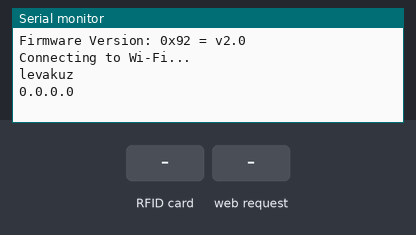
This sketch was run on a simulated ESP32. Shown: the last lines printed to the serial monitor. The test bench sets the inputs (shaded band). WiFi joins after 1.5 s; servers stay silent unless stated; storage starts empty; no MQTT or app messages arrive unless stated.

Above: at 1.2 s.
1.3 s: RFID card 5E 7A 19 C4 held to the reader
At 1.49 s:
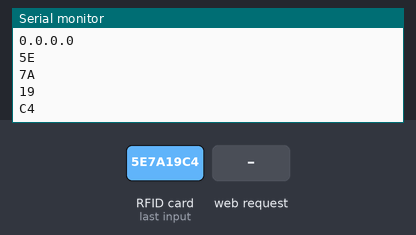
2.8 s: HTTP request GET /Connecttomqtt received
At 4.0 s:
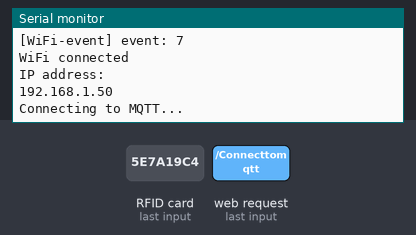
4.3 s: HTTP request GET /Disconnectmqtt received
At 5.4 s:
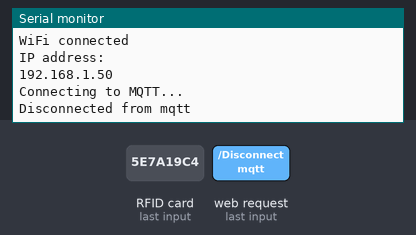
5.8 s: HTTP request GET /Connecttomqtt received
At 6.5 s:
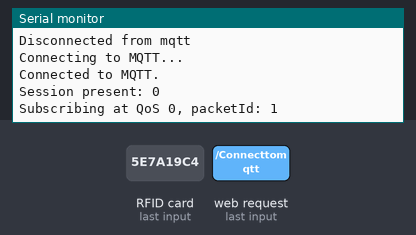

The sketch:

mqtt_plus_web.ino
```cpp
#include "WiFi.h" //библиотека для использования Wi-Fi на esp
#include "ESPAsyncWebServer.h" //библиотека веб сервера esp
#include "SPIFFS.h" //библиотека файловой системы SPIFFS
#define WIFI_SSID "levakuz" //имя Wi-Fi сети
#define WIFI_PASSWORD "****" //пароль Wi-Fi сети
#define MQTT_HOST IPAddress(192,168,1,105)//ip адрес mqtt брокера
#define MQTT_PORT 1883 //порт mqtt брокера
#include <AsyncMqttClient.h> //библиотека mqtt клиента
#include <OneWire.h> //библиотека протокола 1-wire
#include <SPI.h> //библиотека SPI интерфейса
#include <MFRC522.h>//библиотека для RFID модуля

#define RST_PIN         22         // указание RST пина, подключенного к esp
#define SS_PIN          21         // указание SS пина, подключенного к esp

MFRC522 mfrc522(SS_PIN, RST_PIN);  // инициализация RFID модуля с указанием пинов
AsyncMqttClient mqttClient; //инициализация mqtt клиента

// Создаем экземпляр класса «AsyncWebServer»
// под названием «server» и задаем ему номер порта «80»:
AsyncWebServer server(80);
int a;

String processor(const String& var){

  String ledState;

  Serial.println(var);
  if(var == "STATE"){
    if(a==1){
      ledState = "Connected";
    }
    else{
      ledState = "Disconnected";
    }
    Serial.print(ledState);
    return ledState;
  }
  return String();
}

void setup() {
Serial.begin(115200);
SPI.begin();      // инициализация SPI шины, используется для загрузки в память устройства данных о веб интерфейсе
mfrc522.PCD_Init();   // Инициализация RFID модуля
delay(4);
mfrc522.PCD_DumpVersionToSerial();  // функция считывания данных с RFID меток
WiFi.onEvent(WiFiEvent); //задает то. что при подключении к wi-fi будет запущена функция обратного вызова WiFiEvent(), которая напечатает данные о WiFi подключении
connectToWifi();
// Инициализируем фалойвую систему SPIFFS:
if(!SPIFFS.begin(true)){
  Serial.println("An Error has occurred while mounting SPIFFS");
              //  "При монтировании SPIFFS произошла ошибка"
return;
  }


// URL для корневой страницы веб-сервера:
Serial.println(WiFi.localIP());
 server.on("/", HTTP_GET, [](AsyncWebServerRequest *request){
    request->send(SPIFFS, "/index.html", String(), false);
  });


// URL для файла «style.css»:
server.on("/style.css", HTTP_GET, [](AsyncWebServerRequest *request){
request->send(SPIFFS, "/style.css", "text/css");
  });

// URL для подключения к mqtt брокеру
server.on("/Connecttomqtt", HTTP_GET, [](AsyncWebServerRequest *request){
a = 1;
mqttClient.setServer(MQTT_HOST, MQTT_PORT);
connectToMqtt();
mqttClient.onConnect(onMqttConnect);
request->send(SPIFFS, "/index.html", String(), false, processor);
  });

// URL для отключения от mqtt брокера
  server.on("/Disconnectmqtt", HTTP_GET, [](AsyncWebServerRequest *request){
a = 0;
mqttClient.disconnect();
Serial.println("Disconnected from mqtt")  ;
request->send(SPIFFS, "/index.html", String(), false,processor);
  });

// URL для подписки на топик (еще не реализовано)
  server.on("/Subscribe", HTTP_GET, [](AsyncWebServerRequest *request){
mqttClient.onSubscribe(onMqttSubscribe);
request->send(SPIFFS, "/index.html", String(), false);
  });

// URL для отписки от топика (еще не реализовано)
server.on("/Unsubscribe", HTTP_GET, [](AsyncWebServerRequest *request){
mqttClient.onUnsubscribe(onMqttUnsubscribe);
request->send(SPIFFS, "/index.html", String(), false);
  });


mqttClient.onMessage(onMqttMessage);
server.begin();


}
void connectToWifi() {
Serial.println("Connecting to Wi-Fi...");
           //  "Подключаемся к WiFi..."
Serial.println(WIFI_SSID);
WiFi.begin(WIFI_SSID, WIFI_PASSWORD);
}

void WiFiEvent(WiFiEvent_t event) {
  Serial.printf("[WiFi-event] event: %d\n", event);
  switch(event) {
    case SYSTEM_EVENT_STA_GOT_IP:
      Serial.println("WiFi connected");  //  "Подключились к WiFi"
      Serial.println("IP address: ");  //  "IP-адрес: "
      Serial.println(WiFi.localIP());
      break;
    case SYSTEM_EVENT_STA_DISCONNECTED:
      Serial.println("WiFi lost connection");
                 //  "WiFi-связь потеряна"
      // делаем так, чтобы ESP32
      // не переподключалась к MQTT
      // во время переподключения к WiFi:
      break;
  }
}

void onMqttConnect(bool sessionPresent) {
    Serial.println("Connected to MQTT.");                           //  "Подключились к MQTT."
    Serial.print("Session present: ");                              //  "Текущая сессия: "
    Serial.println(sessionPresent);
    // ESP32 подписывается на топик esp32/test
    uint16_t packetIdSub = mqttClient.subscribe("test/", 0);
    Serial.print("Subscribing at QoS 0, packetId: ");               //  "Подписка при QoS 0, ID пакета: "
    Serial.println(packetIdSub);
}


void onMqttDisconnect(AsyncMqttClientDisconnectReason reason) { //отключение от MQTT
  Serial.println("Disconnected from MQTT.");
             //  "Отключились от MQTT."

}


void onMqttSubscribe(uint16_t packetId, uint8_t qos) { //подписка на топик
  Serial.println("Subscribe acknowledged.");
             //  "Подписка подтверждена."
  Serial.print("  packetId: ");
  Serial.println(packetId);
  Serial.print("  qos: ");
  Serial.println(qos);
}


void onMqttUnsubscribe(uint16_t packetId) { //отписка от топика
  Serial.println("Unsubscribe acknowledged.");
            //  "Отписка подтверждена."
  Serial.print("  packetId: ");
  Serial.println(packetId);
}


void onMqttMessage(char* topic, char* payload, AsyncMqttClientMessageProperties properties, size_t len, size_t index, size_t total) {
  String messageTemp;
  for (int i = 0; i < len; i++) {
    //Serial.print((char)payload[i]);
    messageTemp += (char)payload[i];
  }
  Serial.println("Publish received.");
             //  "Опубликованные данные получены."
  Serial.print("  message: ");  //  "  сообщение: "
  Serial.println(messageTemp);
  Serial.print("  topic: ");  //  "  топик: "
  Serial.println(topic);
  Serial.print("  qos: ");  //  "  уровень обслуживания: "
  Serial.println(properties.qos);
  Serial.print("  dup: ");  //  "  дублирование сообщения: "
  Serial.println(properties.dup);
  Serial.print("  retain: ");  //  "сохраненные сообщения: "
  Serial.println(properties.retain);
  Serial.print("  len: ");  //  "  размер: "
  Serial.println(len);
  Serial.print("  index: ");  //  "  индекс: "
  Serial.println(index);
  Serial.print("  total: ");  //  "  суммарно: "
  Serial.println(total);
}

void connectToMqtt() {
Serial.println("Connecting to MQTT...");
           //  "Подключаемся к MQTT..."
mqttClient.connect();

}


void loop() {
if ( ! mfrc522.PICC_IsNewCardPresent()) {
    return;
  }

  // Select one of the cards
  if ( ! mfrc522.PICC_ReadCardSerial()) {
    return;
  }
  //блок считывания и отправки uid RFID метки
unsigned long first_byte;
unsigned long second_byte;
unsigned long third_byte;
unsigned long fourth_byte;
char mystr1[20];
char mystr2[20];
char mystr3[20];
char mystr4[20];
char id[20];
first_byte = mfrc522.uid.uidByte[0];
second_byte = mfrc522.uid.uidByte[1];
third_byte = mfrc522.uid.uidByte[2];
fourth_byte = mfrc522.uid.uidByte[3];
itoa(first_byte,mystr1,16);
itoa(second_byte,mystr2,16);
itoa(third_byte,mystr3,16);
itoa(fourth_byte,mystr4,16);
strcat(id,mystr1);
strcat(id,mystr2);
strcat(id,mystr3);
strcat(id,mystr4);
Serial.println(mfrc522.uid.uidByte[0],HEX);
Serial.println(mfrc522.uid.uidByte[1],HEX);
Serial.println(mfrc522.uid.uidByte[2],HEX);
Serial.println(mfrc522.uid.uidByte[3],HEX);
mfrc522.PICC_HaltA(); //функция приостановки считывания меток
mqttClient.publish("test/", 0 , true ,id); //отправка переменной, содержащей uid в топик test
//сброс переменных
first_byte = 0;
second_byte = 0;
third_byte = 0;
fourth_byte = 0;
strcpy(mystr1,"");
strcpy(mystr2,"");
strcpy(mystr3,"");
strcpy(mystr4,"");
strcpy(id,"");

}
```

Measured:
- after the input at 1.3 s, the serial monitor: prints a new line at once (image 1)
- after the input at 2.8 s, the serial monitor: prints a new line at once (image 2)
- after the input at 4.3 s, the serial monitor: prints a new line at once (image 3)
- after the input at 5.8 s, the serial monitor: prints a new line at once (image 4)
